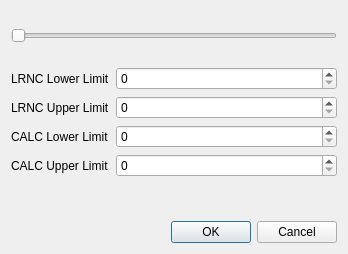
<?xml version="1.0" encoding="UTF-8"?>
<ui version="4.0">
 <class>Dialog</class>
 <widget class="QDialog" name="Dialog">
  <property name="geometry">
   <rect>
    <x>0</x>
    <y>0</y>
    <width>343</width>
    <height>254</height>
   </rect>
  </property>
  <property name="sizePolicy">
   <sizepolicy hsizetype="Expanding" vsizetype="Expanding">
    <horstretch>0</horstretch>
    <verstretch>0</verstretch>
   </sizepolicy>
  </property>
  <property name="windowTitle">
   <string>Dialog</string>
  </property>
  <layout class="QVBoxLayout" name="verticalLayout">
   <item>
    <widget class="QSlider" name="horizontalSlider">
     <property name="sizePolicy">
      <sizepolicy hsizetype="Fixed" vsizetype="Fixed">
       <horstretch>0</horstretch>
       <verstretch>0</verstretch>
      </sizepolicy>
     </property>
     <property name="minimumSize">
      <size>
       <width>326</width>
       <height>50</height>
      </size>
     </property>
     <property name="maximumSize">
      <size>
       <width>326</width>
       <height>50</height>
      </size>
     </property>
     <property name="orientation">
      <enum>Qt::Horizontal</enum>
     </property>
    </widget>
   </item>
   <item>
    <layout class="QFormLayout" name="formLayout">
     <item row="0" column="0">
      <widget class="QLabel" name="LRNCLowerLimitLabel">
       <property name="text">
        <string>LRNC Lower Limit</string>
       </property>
      </widget>
     </item>
     <item row="0" column="1">
      <widget class="QSpinBox" name="LRNCLowerLimitSpinBox"/>
     </item>
     <item row="1" column="0">
      <widget class="QLabel" name="LRNCUpperLimitLabel">
       <property name="text">
        <string>LRNC Upper Limit</string>
       </property>
      </widget>
     </item>
     <item row="1" column="1">
      <widget class="QSpinBox" name="LRNCUpperLimitSpinBox"/>
     </item>
     <item row="2" column="0">
      <widget class="QLabel" name="CALCLowerLimitLabel">
       <property name="text">
        <string>CALC Lower Limit</string>
       </property>
      </widget>
     </item>
     <item row="2" column="1">
      <widget class="QSpinBox" name="CALCLowerLimitSpinBox"/>
     </item>
     <item row="3" column="0">
      <widget class="QLabel" name="CALCUpperLimitLabel">
       <property name="text">
        <string>CALC Upper Limit</string>
       </property>
      </widget>
     </item>
     <item row="3" column="1">
      <widget class="QSpinBox" name="CALCUpperLimitSpinBox"/>
     </item>
    </layout>
   </item>
   <item>
    <widget class="QDialogButtonBox" name="buttonBox">
     <property name="orientation">
      <enum>Qt::Horizontal</enum>
     </property>
     <property name="standardButtons">
      <set>QDialogButtonBox::Cancel|QDialogButtonBox::Ok</set>
     </property>
    </widget>
   </item>
  </layout>
 </widget>
 <resources/>
 <connections>
  <connection>
   <sender>buttonBox</sender>
   <signal>accepted()</signal>
   <receiver>Dialog</receiver>
   <slot>accept()</slot>
   <hints>
    <hint type="sourcelabel">
     <x>248</x>
     <y>254</y>
    </hint>
    <hint type="destinationlabel">
     <x>157</x>
     <y>274</y>
    </hint>
   </hints>
  </connection>
  <connection>
   <sender>buttonBox</sender>
   <signal>rejected()</signal>
   <receiver>Dialog</receiver>
   <slot>reject()</slot>
   <hints>
    <hint type="sourcelabel">
     <x>316</x>
     <y>260</y>
    </hint>
    <hint type="destinationlabel">
     <x>286</x>
     <y>274</y>
    </hint>
   </hints>
  </connection>
 </connections>
</ui>
